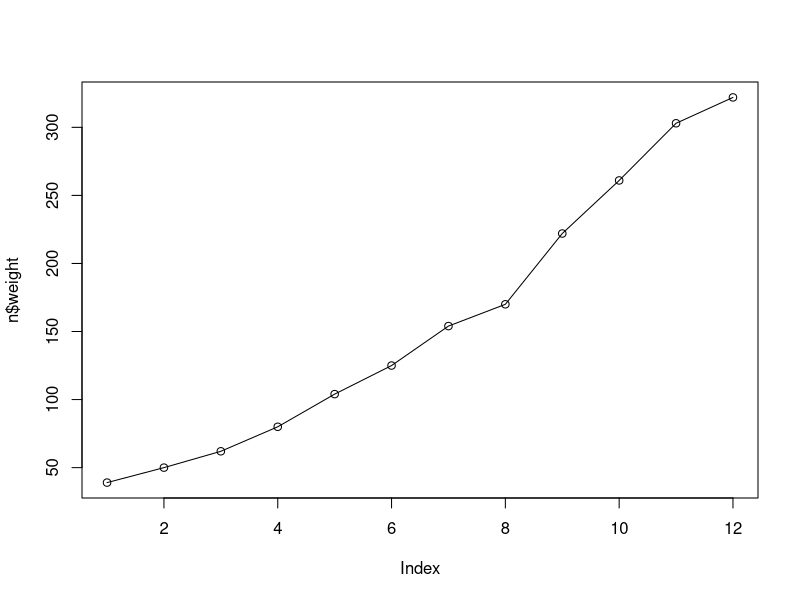
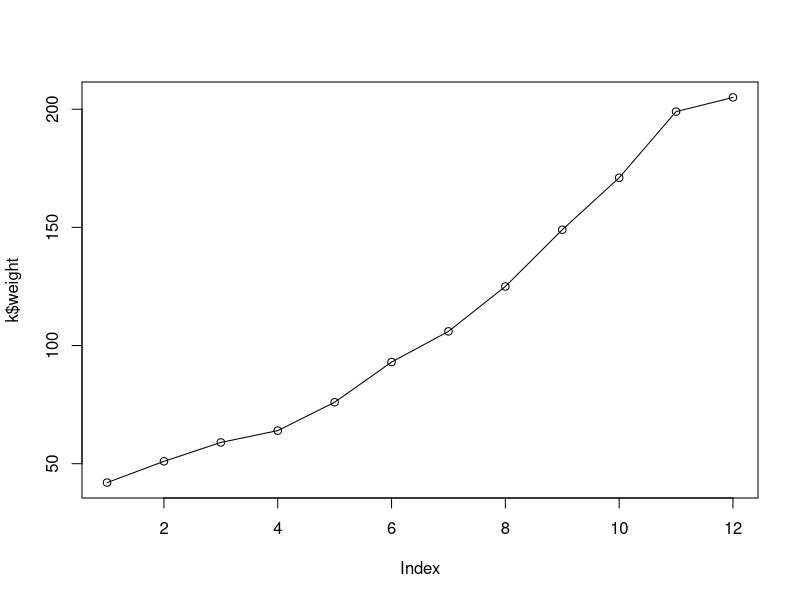
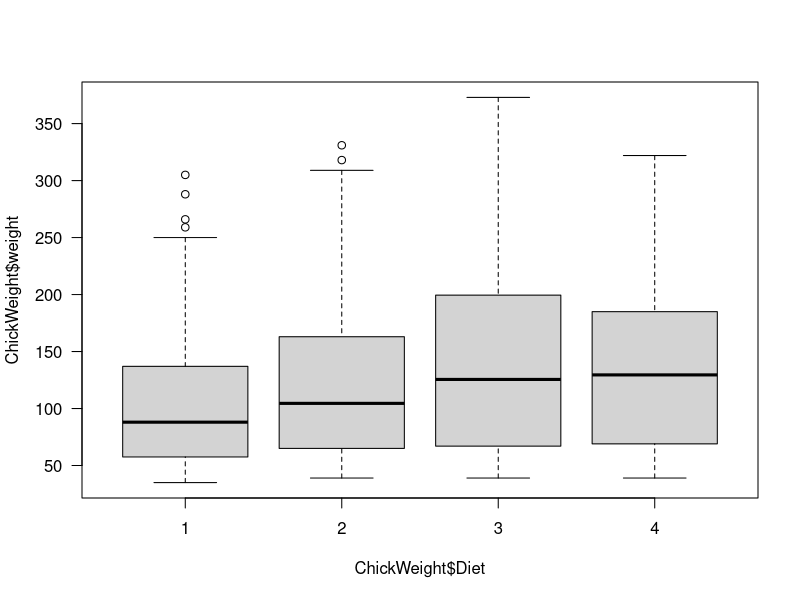

Generate these figures, in order, with R:
a=1:10
b=1:10
c=11:20
str(a)
d=ChickWeight
-ChickWeight[,1] 
e=ChickWeight[,c("weight")] 
f=ChickWeight$weight 
g=ChickWeight[,c(1,4)]
h=ChickWeight[,c("weight","Diet")] 
i=ChickWeight[c(2,6,192),c(1,3)]
m=ChickWeight[ChickWeight$Diet == 1,] 
n=ChickWeight[ChickWeight$Chick == 48,]
plot(n$weight)
lines(n$weight)
k=subset(ChickWeight,Chick==1,select=c(Time,weight))
plot(k$weight)
lines(k$weight)
boxplot(ChickWeight$weight ~ ChickWeight$Diet, las=1)
